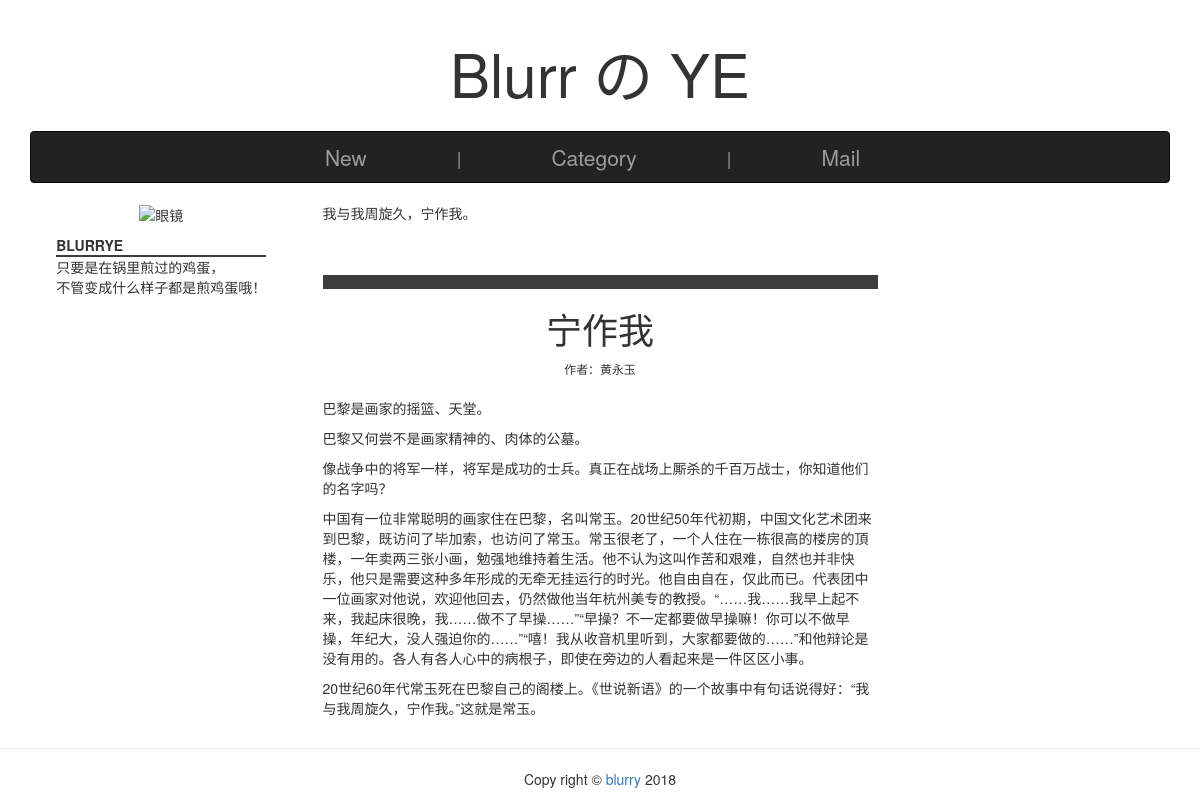
Screenshot of /post/3/ with the database file from the repository.
### blog/models.py (models this page shows, shortened)
class Post(models.Model):
    title = models.CharField(max_length=100)
    body = RichTextField()
    created_time = models.DateTimeField(auto_now_add=True)
    modified_time = models.DateTimeField(auto_now=True)
    excerpt = RichTextField()
    category = models.ForeignKey(Category, on_delete=models.DO_NOTHING)
    tags = models.ManyToManyField(Tag, blank=True)
    author = models.ForeignKey(User)
    authorship = models.CharField(max_length=20, blank=True)
    class Meta:
        verbose_name = '文章'
        verbose_name_plural = verbose_name
        ordering = ['-created_time']

### blog/views.py (the view)
# urls.py: url(r'^post/(?P<pk>[0-9]+)/$', views.detail, name='detail'),
def detail(request, pk):
    post = get_object_or_404(Post, pk=pk)
    return render(request, 'blog/detail.html', locals())

### templates/blog/detail.html (shortened to what this page needs)
{% extends 'blog/base.html' %}
{% block body %}
    <div class="container">
        <div class="row">
            <div class="col-md-12">
                <div id="blurry" class="text-center">
                    Blurr の YE
                </div>
            </div>
        </div>
        <div class="row">
            <div class="col-md-12">
                <nav id="navbar" class="navbar navbar-inverse" role="navigation">
                    <div class="container-fluid">
                        <div class="navbar-header">
                            <a class="navbar-brand" href="#">New</a>
                        </div>
                        <div class="navbar-header">
                            <span class="navbar-brand">&nbsp;&nbsp;|&nbsp;&nbsp;</span>
                        </div>
                        <div class="navbar-header">
                            <a class="navbar-brand" href="#">Category</a>
                        </div>
                        <div class="navbar-header">
                            <span class="navbar-brand">&nbsp;&nbsp;|&nbsp;&nbsp;</span>
                        </div>
                        <div class="navbar-header">
                            <a class="navbar-brand" href="#">Mail</a>
                        </div>
                    </div>
                </nav>
            </div>
        </div>
        <div class="row">
            <div class="col-md-3">
                <div class="text-center">
                    <img src="https://timgsa.baidu.com/timg?image&quality=80&size=b9999_10000&sec=1521810423278&di=aacc257f72a0f4f762ba04bb4dd0cbe2&imgtype=0&src=http%3A%2F%2Fp4.gexing.com%2FG1%2FM00%2F9D%2FBA%2FrBACE1J94jrDGTMTAABS_00Yi-E359.jpg"
                         alt="眼镜">
                </div>
                <div id="left-content">
                    <div id="nickname">
                        <strong>BLURRYE</strong>
                    </div>
                    <div id="desc">
                        只要是在锅里煎过的鸡蛋，
                        <br/>
                        不管变成什么样子都是煎鸡蛋哦！
                    </div>
                </div>
            </div>
            <div class="col-md-6">
                <div id="post-excerpt">
                    {{ post.excerpt|safe }}
                </div>
                <div id="post-body">
                    <div class="text-center">
                        <h1>{{ post.title }}</h1>
                        {% if post.authorship %}
                            <small>作者：{{ post.authorship }}</small>
                            <br><br>
                        {% endif %}
                    </div>
                    {{ post.body|safe }}
                </div>
            </div>
            <div class="col-md-3">
            </div>
        </div>
    </div>
{% endblock %}

### static/css.css (style rules this page uses)
#blurry { font-size: 60px; padding: 30px 0 15px 0; }
#navbar { display: flex; }
#navbar a { font-size: 150%; text-align: center; padding-left: 80px; padding-right: 80px; }
#left-content { padding-left: 10%; padding-right: 10%; }
#nickname { padding-top: 10px; border-bottom: 2px solid #3c3c3c; }
#post-excerpt { padding-bottom: 3em; }
#post-body { border-top: 1em solid #3c3c3c; }

### rows the page displays
Post: excerpt "我与我周旋久，宁作我。", title "宁作我", authorship "黄永玉", body "巴黎是画家的摇篮、天堂。 巴黎又何尝不是画家精神的、肉体的公墓。 像战争中的将军一样，将军是成功的士兵。真正在战场上厮杀的千百万战士，你知道他们的名字吗？ 中国有一位非常聪明的画家住在巴黎，名叫常玉。20世纪50年代初期，中国文化艺术团来到巴黎，既访问了毕加索，也访问了常玉。常玉很老了，一个人住在一栋很高的楼房的頂楼，一年卖两三张小画，勉强地维持着生活。他不认为这叫作苦和艰难，自然也并非快乐，他只是需要这种多年形成的无牵无挂运行的时光。他自由自在，仅此而已。代表团中一位画家对他说，欢迎他回去，仍然做他当年杭州美专的教授。“……我……我早上起不来，我起床很晚，我……做不了早操……”“早操？不一定都要做早操嘛！你可以不做早操，年纪大，没人强迫你的……”“嘻！我从收音机里听到，大家都要做的……”和他辩论是没有用的。各人有各人心中的病根子，即使在旁边的人看起来是一件区区小事。 20世纪60年代常玉死在巴黎自己的阁楼上。《世说新语》的一个故事中有句话说得好：“我与我周旋久，宁作我。”这就是常玉。"
